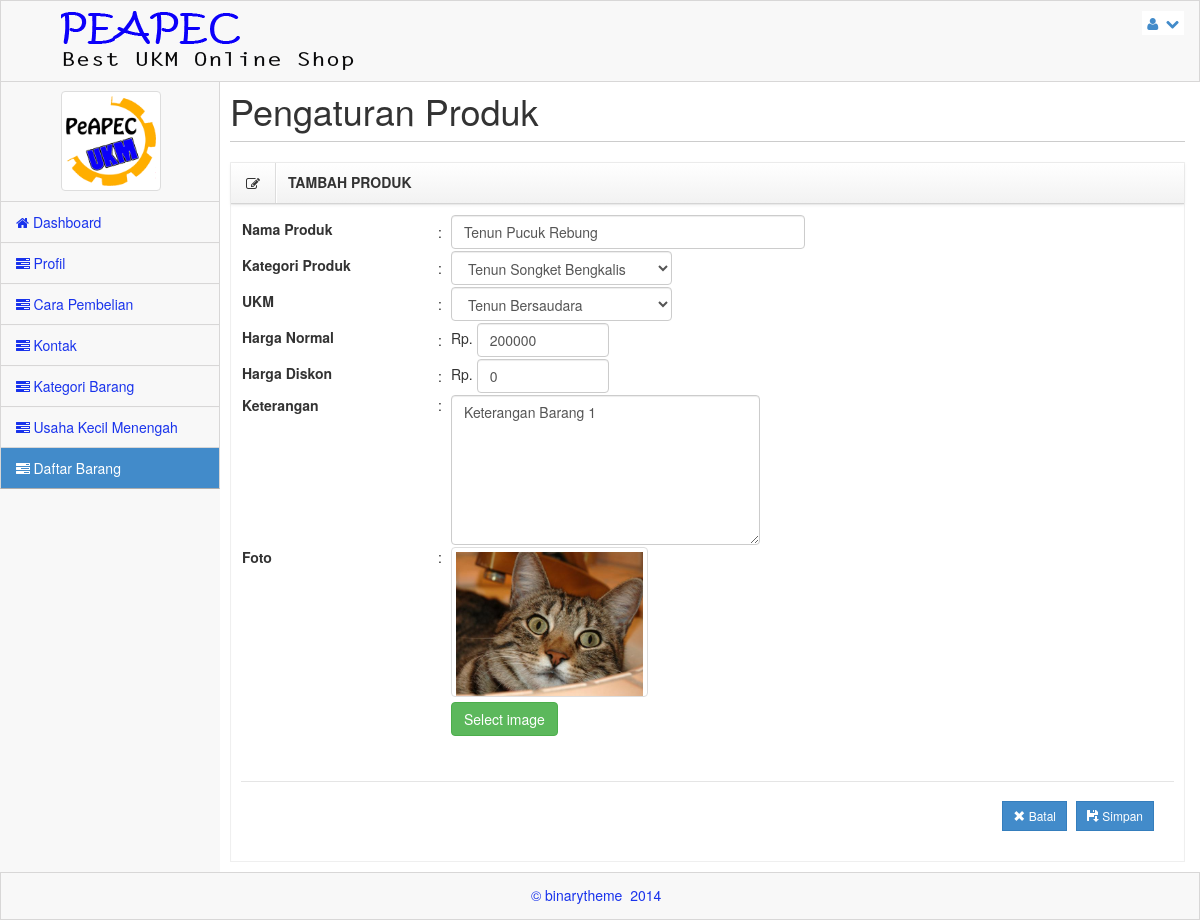
/admin/edit-barang.html?barang=42cdbd5a20eb18c31e9ab0741a380b0d (signed in), run on the app's committed database.
### tables this page shows
CREATE TABLE IF NOT EXISTS `tbl_barang` (
  `id_barang` varchar(150) NOT NULL,
  `id_kategori` varchar(150) NOT NULL,
  `id_ukm` varchar(150) NOT NULL,
  `nama_barang` varchar(100) DEFAULT NULL,
  `harga_normal` int(8) DEFAULT NULL,
  `harga_diskon` int(8) NOT NULL,
  `ket_barang` varchar(200) NOT NULL,
  `tgl_barang` date DEFAULT NULL,
  `gambar_barang` varchar(100) NOT NULL,
  PRIMARY KEY (`id_barang`)
);

CREATE TABLE IF NOT EXISTS `tbl_kategori` (
  `id_kategori` varchar(150) NOT NULL,
  `nama_kategori` varchar(30) NOT NULL,
  `ket_kategori` varchar(200) NOT NULL,
  `tgl_kategori` date NOT NULL,
  PRIMARY KEY (`id_kategori`)
);

CREATE TABLE IF NOT EXISTS `tbl_ukm` (
  `id_ukm` varchar(150) NOT NULL,
  `nama_ukm` varchar(100) NOT NULL,
  `alamat_ukm` text NOT NULL,
  `pengelola_ukm` varchar(100) NOT NULL,
  `ket_ukm` text NOT NULL,
  PRIMARY KEY (`id_ukm`)
);

### admin/editBarang.php (the view, shortened to what this page needs)
<link rel="stylesheet" href="assets/css/bootstrap-fileupload.min.css" />
<link rel="stylesheet" type="text/css" href="assets/modal/jquery-confirm.css" />
<?php
$id_produk = $_GET['barang'];
$qry = mysql_query("select * from tbl_barang where id_barang = '$id_produk'");
$t = mysql_fetch_array($qry);
?>
    <div class="row">
        <div class="col-lg-12">
            <h1>Pengaturan Produk</h1>
          <hr />
            <div class="box dark">
                <header>
                    <div class="icons"><i class="icon-edit"></i></div>
                    <h5>TAMBAH PRODUK</h5>
                </header>
                <div id="div-1" class="accordion-body collapse in body">
                    <form  name="frmMisi"  method="post" action="" onsubmit="return cek();" enctype="multipart/form-data">
                        <table width="70%" border="0">
                          <tr style="margin:0px 0px 0px 0px;">
                            <td width="30%" ><label for="txtNamaSosok">Nama Produk</label></td>
                            <td width="2%" valign="middle">:</td>
                            <td width="68%">
                            	<input name="txtNamaBarang" type="text" class="form-control" id="txtNamaBarang" style="width:80%;"
                                	value="<?php echo $t['nama_barang']; ?>" maxlength="100" placeholder="Masukkan Nama Produk" />
                            </td>
                          </tr>
                          <tr>
                            <td style="vertical-align:middle;"><label for="cmbKategori">Kategori Produk</label></td>
                            <td style="vertical-align:middle;">:</td>
                            <td>
                            <select name="cmbKategori" class="form-control" id="cmbKategori" style="width:50%;">
                                <?php
								$qryKat = mysql_query("select * from tbl_kategori");
								while($rKat = mysql_fetch_array($qryKat)){
									?>
                                    <option value="<?php echo $rKat['0'];?>" <?php if ($rKat['0'] == $t['id_kategori']) echo "selected = 'selected'";?> ><?php echo $rKat['1'];?></option>
                                    <?php
								}
								?>
                            </select>
                            </td>
                          </tr>
                          <tr>
                            <td style="vertical-align:middle;"><label for="cmbUKM">UKM</label></td>
                            <td style="vertical-align:middle;">:</td>
                            <td>
                            <select name="cmbUKM" class="form-control" id="cmbUKM" style="width:50%;">
                                <?php
								$qryUkm = mysql_query("select * from tbl_ukm");
								while($rUkm = mysql_fetch_array($qryUkm)){
									?>
                                    <option value="<?php echo $rUkm['0'];?>" <?php if ($rUkm['0'] == $t['id_ukm']) echo "selected = 'selected'";?>><?php echo $rUkm['1'];?></option>
                                    <?php
								}
								?>
                            </select>
                            </td>
                          </tr>
                          <tr>
                            <td style="vertical-align:middle;"><label for="txtHargaNormal">Harga Normal</label></td>
                            <td style="vertical-align:middle;">:</td>
                            <td>Rp. <input name="txtHargaNormal" type="text" class="form-control" id="txtHargaNormal" style="width:30%;"
                            	value="<?php echo $t['harga_normal']; ?>" maxlength="8" placeholder="Masukkan Harga Normal" />
                             </td>
                          </tr>
                          <tr>
                            <td style="vertical-align:middle;"><label for="txtHargaDiskon">Harga Diskon</label></td>
                            <td style="vertical-align:middle;">:</td>
                            <td>
                            Rp. <input name="txtHargaDiskon" type="text" class="form-control" id="txtHargaDiskon" style="width:30%;"
                            	value="<?php echo $t['harga_diskon']; ?>" maxlength="8" placeholder="Masukkan Harga Diskon" />
                            </td>
                          </tr>
                          <tr>
                            <td style="vertical-align:top;"><label for="txtKetBarang">Keterangan</label></td>
                            <td style="vertical-align:top;">:</td>
                            <td>
                            <textarea name="txtKet" maxlength="200" class="form-control" id="txtKet" style="width:70%; height:150px;" placeholder="Masukkan Keterangan Barang"><?php echo $t['ket_barang'];?></textarea>
                            </td>
                          </tr>
                          <tr>
                            <td style="vertical-align:top;"><label for="fileFoto">Foto</label></td>
                            <td style="vertical-align:top;">:</td>
                            <td>
                            <div class="fileupload fileupload-new" data-provides="fileupload">
                                <div class="fileupload-new thumbnail" style="max-width:200px; max-height:150px;">
                               	  <img src="../produk/<?php echo $t['gambar_barang'];?>" alt="" style="max-width:200px; max-height:150px;" />
                            </div>
                          <div>
                                    <span class="btn btn-file btn-success"><span class="fileupload-new">Select image</span>
                                    </span>
                                </div>
                            </div>
                            </td>
                          </tr>
                        </table>
              <br />
                        <div class="modal-footer">
                            <button type="button" class="btn btn-primary btn-sm btn-rect" onclick="javascript: window.location.href='barang.html'">
                                <i class="glyphicon glyphicon-remove"></i> Batal
                            </button>
                            <button type="submit" name="tambah" class="btn btn-primary btn-sm btn-rect">
                                <i class="glyphicon glyphicon-floppy-save "></i>  Simpan
                            </button>
                        </div>
                    </form>
                </div>
            </div>
    	</div>
    </div>

### admin/assets/css/main.css (style rules this page uses)
@media (min-width: 768px) { html, body { height: 100%; } }
body.padTop53 { padding-top: 75px; overflow: visible; }
@media (min-width: 802px) { body.padTop53 { padding-top: 51px; } }
.inner .row { margin-right: -15px; margin-left: -15px; }
.box { position: relative; display: block; margin: 10px auto; border: 1px solid #efefef; }
.box header { background-repeat: repeat-x; border-bottom: 1px solid #d4d4d4; -webkit-box-shadow: 0 1px 4px rgba(0, 0, 0, 0.065); box-shadow: 0 1px 4px rgba(0, 0, 0, 0.065); background-image: linear-gradient(to bottom, #ffffff 0%, #f2f2f2 100%); }
.box header:before, .box header:after { display: table; content: " "; }
.box header:after { clear: both; }
.box header .icons, .box header h5, .box header .toolbar { position: relative; display: block; float: left; min-height: 1px; padding: 0; margin: 0; }
.box header .icons { padding: 10px 15px; border-right: 1px solid #ddd; -webkit-box-shadow: 1px 0px 0px #ffffff; box-shadow: 1px 0px 0px #ffffff; }
.box header h5 { padding: 12px; font-weight: bold; }
.box .body { padding: 10px; -webkit-box-shadow: inset 0 1px 1px rgba(0, 0, 0, 0.05); box-shadow: inset 0 1px 1px rgba(0, 0, 0, 0.05); }
.btn-rect { border-radius: 0 !important; }
.inner hr { margin-top: 10px; border-top-color: #ccc; }

### admin/assets/css/MoneAdmin.css (style rules this page uses)
body { background-color: #f8f8f8; }

### data on the page
tbl_barang: txtNamaBarang "Tenun Pucuk Rebung", cmbKategori "Tenun Songket Bengkalis", cmbUKM "Tenun Bersaudara", txtHargaNormal "200000", txtHargaDiskon "0", txtKet "Keterangan Barang 1", gambar_barang (picture)
